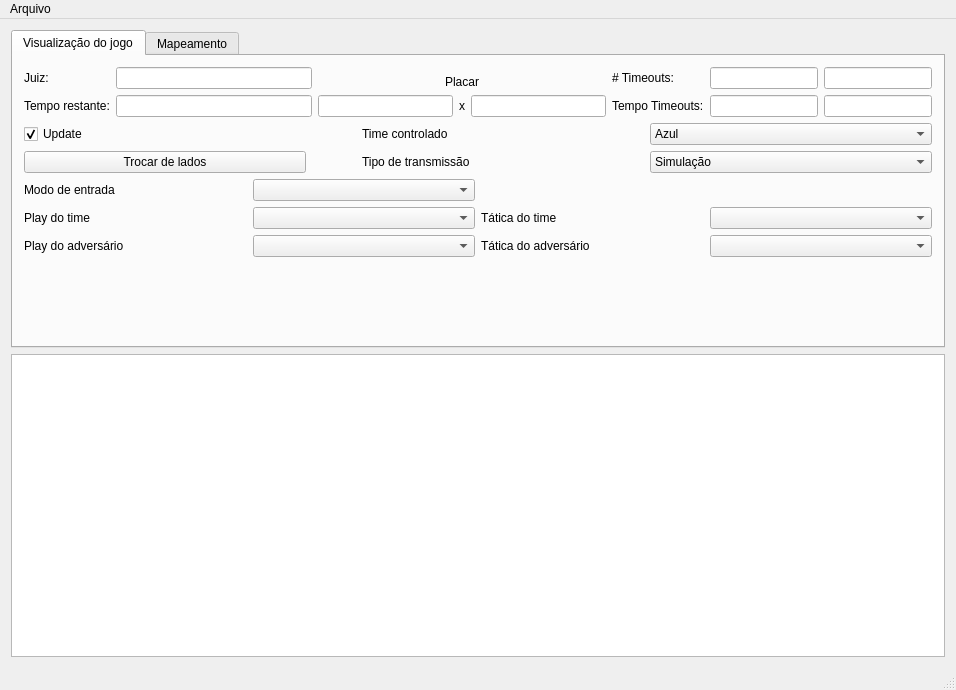
<?xml version="1.0" encoding="UTF-8"?>
<ui version="4.0">
 <class>GraphicalIntelligenceClass</class>
 <widget class="QMainWindow" name="GraphicalIntelligenceClass">
  <property name="geometry">
   <rect>
    <x>0</x>
    <y>0</y>
    <width>956</width>
    <height>690</height>
   </rect>
  </property>
  <property name="windowTitle">
   <string>GraphicalIntelligence</string>
  </property>
  <widget class="QWidget" name="centralWidget">
   <layout class="QGridLayout" name="gridLayout_3">
    <item row="2" column="0">
     <widget class="StageView" name="stageView">
      <property name="sizePolicy">
       <sizepolicy hsizetype="Expanding" vsizetype="Expanding">
        <horstretch>0</horstretch>
        <verstretch>0</verstretch>
       </sizepolicy>
      </property>
     </widget>
    </item>
    <item row="0" column="0">
     <widget class="QTabWidget" name="tabWidget">
      <property name="sizePolicy">
       <sizepolicy hsizetype="Expanding" vsizetype="Minimum">
        <horstretch>0</horstretch>
        <verstretch>0</verstretch>
       </sizepolicy>
      </property>
      <property name="currentIndex">
       <number>0</number>
      </property>
      <widget class="QWidget" name="tab">
       <attribute name="title">
        <string>Visualização do jogo</string>
       </attribute>
       <layout class="QVBoxLayout" name="verticalLayout_4">
        <item>
         <layout class="QHBoxLayout" name="horizontalLayout_2">
          <item>
           <layout class="QGridLayout" name="gridLayout_2">
            <item row="0" column="1">
             <widget class="QLineEdit" name="txtJuiz"/>
            </item>
            <item row="1" column="0">
             <widget class="QLabel" name="lblTempoJogo">
              <property name="text">
               <string>Tempo restante:</string>
              </property>
             </widget>
            </item>
            <item row="1" column="1">
             <widget class="QLineEdit" name="txtTempoJogo"/>
            </item>
            <item row="0" column="0">
             <widget class="QLabel" name="lblJuiz">
              <property name="text">
               <string>Juiz:</string>
              </property>
             </widget>
            </item>
           </layout>
          </item>
          <item>
           <layout class="QVBoxLayout" name="verticalLayout">
            <item>
             <widget class="QLabel" name="lblPlacar">
              <property name="text">
               <string>Placar</string>
              </property>
              <property name="alignment">
               <set>Qt::AlignBottom|Qt::AlignHCenter</set>
              </property>
             </widget>
            </item>
            <item>
             <layout class="QHBoxLayout" name="horizontalLayout">
              <item>
               <widget class="QLineEdit" name="txtPlacarAmarelo"/>
              </item>
              <item>
               <widget class="QLabel" name="lblX">
                <property name="text">
                 <string>x</string>
                </property>
               </widget>
              </item>
              <item>
               <widget class="QLineEdit" name="txtPlacarAzul"/>
              </item>
             </layout>
            </item>
           </layout>
          </item>
          <item>
           <layout class="QGridLayout" name="gridLayout">
            <item row="0" column="0">
             <widget class="QLabel" name="lblNrTimeouts">
              <property name="text">
               <string># Timeouts:</string>
              </property>
             </widget>
            </item>
            <item row="0" column="1">
             <widget class="QLineEdit" name="txtNrTimeoutsAzul"/>
            </item>
            <item row="1" column="0">
             <widget class="QLabel" name="lblTempoTimeouts">
              <property name="text">
               <string>Tempo Timeouts:</string>
              </property>
             </widget>
            </item>
            <item row="1" column="1">
             <widget class="QLineEdit" name="txtTempoTimeoutsAzul"/>
            </item>
            <item row="0" column="2">
             <widget class="QLineEdit" name="txtNrTimeoutsAmarelo"/>
            </item>
            <item row="1" column="2">
             <widget class="QLineEdit" name="txtTempoTimeoutsAmarelo"/>
            </item>
           </layout>
          </item>
         </layout>
        </item>
        <item>
         <layout class="QHBoxLayout" name="horizontalLayout_5">
          <item>
           <layout class="QHBoxLayout" name="horizontalLayout_3">
            <item>
             <widget class="QCheckBox" name="chkUpdate">
              <property name="text">
               <string>Update</string>
              </property>
              <property name="checked">
               <bool>true</bool>
              </property>
             </widget>
            </item>
           </layout>
          </item>
          <item>
           <spacer name="horizontalSpacer_2">
            <property name="orientation">
             <enum>Qt::Horizontal</enum>
            </property>
            <property name="sizeType">
             <enum>QSizePolicy::Fixed</enum>
            </property>
            <property name="sizeHint" stdset="0">
             <size>
              <width>50</width>
              <height>20</height>
             </size>
            </property>
           </spacer>
          </item>
          <item>
           <widget class="QLabel" name="label_5">
            <property name="text">
             <string>Time controlado</string>
            </property>
           </widget>
          </item>
          <item>
           <widget class="QComboBox" name="cmbOurTeam">
            <item>
             <property name="text">
              <string>Azul</string>
             </property>
            </item>
            <item>
             <property name="text">
              <string>Amarelo</string>
             </property>
            </item>
           </widget>
          </item>
         </layout>
        </item>
        <item>
         <layout class="QHBoxLayout" name="horizontalLayout_7">
          <item>
           <widget class="QPushButton" name="btnChangeSides">
            <property name="text">
             <string>Trocar de lados</string>
            </property>
           </widget>
          </item>
          <item>
           <spacer name="horizontalSpacer">
            <property name="orientation">
             <enum>Qt::Horizontal</enum>
            </property>
            <property name="sizeType">
             <enum>QSizePolicy::Fixed</enum>
            </property>
            <property name="sizeHint" stdset="0">
             <size>
              <width>50</width>
              <height>20</height>
             </size>
            </property>
           </spacer>
          </item>
          <item>
           <widget class="QLabel" name="label_2">
            <property name="text">
             <string>Tipo de transmissão</string>
            </property>
           </widget>
          </item>
          <item>
           <widget class="QComboBox" name="cmbSelectOutput">
            <item>
             <property name="text">
              <string>Simulação</string>
             </property>
            </item>
            <item>
             <property name="text">
              <string>Transmissor</string>
             </property>
            </item>
           </widget>
          </item>
         </layout>
        </item>
        <item>
         <layout class="QGridLayout" name="gridLayout_6">
          <item row="0" column="0">
           <widget class="QLabel" name="label_7">
            <property name="text">
             <string>Modo de entrada</string>
            </property>
           </widget>
          </item>
          <item row="0" column="1">
           <widget class="QComboBox" name="cmbSelectMode"/>
          </item>
          <item row="1" column="0">
           <widget class="QLabel" name="label_3">
            <property name="text">
             <string>Play do time</string>
            </property>
           </widget>
          </item>
          <item row="1" column="1">
           <widget class="QComboBox" name="cmbSelectPlayOurs"/>
          </item>
          <item row="1" column="2">
           <widget class="QLabel" name="label_6">
            <property name="text">
             <string>Tática do time</string>
            </property>
           </widget>
          </item>
          <item row="1" column="3">
           <widget class="QComboBox" name="cmbSelectTacticOurs"/>
          </item>
          <item row="2" column="0">
           <widget class="QLabel" name="label_4">
            <property name="text">
             <string>Play do adversário</string>
            </property>
           </widget>
          </item>
          <item row="2" column="1">
           <widget class="QComboBox" name="cmbSelectPlayTheirs"/>
          </item>
          <item row="2" column="2">
           <widget class="QLabel" name="label_8">
            <property name="text">
             <string>Tática do adversário</string>
            </property>
           </widget>
          </item>
          <item row="2" column="3">
           <widget class="QComboBox" name="cmbSelectTacticTheirs"/>
          </item>
         </layout>
        </item>
        <item>
         <spacer name="verticalSpacer_2">
          <property name="orientation">
           <enum>Qt::Vertical</enum>
          </property>
          <property name="sizeHint" stdset="0">
           <size>
            <width>20</width>
            <height>40</height>
           </size>
          </property>
         </spacer>
        </item>
       </layout>
      </widget>
      <widget class="QWidget" name="tab_1">
       <attribute name="title">
        <string>Mapeamento</string>
       </attribute>
       <layout class="QGridLayout" name="gridLayout_5">
        <item row="7" column="3">
         <widget class="QComboBox" name="cmbRobot_2">
          <property name="sizePolicy">
           <sizepolicy hsizetype="Minimum" vsizetype="Fixed">
            <horstretch>0</horstretch>
            <verstretch>0</verstretch>
           </sizepolicy>
          </property>
          <property name="currentIndex">
           <number>2</number>
          </property>
          <item>
           <property name="text">
            <string>0</string>
           </property>
          </item>
          <item>
           <property name="text">
            <string>1</string>
           </property>
          </item>
          <item>
           <property name="text">
            <string>2</string>
           </property>
          </item>
          <item>
           <property name="text">
            <string>3</string>
           </property>
          </item>
          <item>
           <property name="text">
            <string>4</string>
           </property>
          </item>
          <item>
           <property name="text">
            <string>5</string>
           </property>
          </item>
          <item>
           <property name="text">
            <string>6</string>
           </property>
          </item>
          <item>
           <property name="text">
            <string>7</string>
           </property>
          </item>
          <item>
           <property name="text">
            <string>8</string>
           </property>
          </item>
          <item>
           <property name="text">
            <string>9</string>
           </property>
          </item>
         </widget>
        </item>
        <item row="5" column="1">
         <widget class="QLabel" name="label_9">
          <property name="text">
           <string>Robo 0</string>
          </property>
         </widget>
        </item>
        <item row="7" column="1">
         <widget class="QLabel" name="label_11">
          <property name="text">
           <string>Robo 2</string>
          </property>
         </widget>
        </item>
        <item row="6" column="3">
         <widget class="QComboBox" name="cmbRobot_1">
          <property name="sizePolicy">
           <sizepolicy hsizetype="Minimum" vsizetype="Fixed">
            <horstretch>0</horstretch>
            <verstretch>0</verstretch>
           </sizepolicy>
          </property>
          <property name="currentIndex">
           <number>1</number>
          </property>
          <item>
           <property name="text">
            <string>0</string>
           </property>
          </item>
          <item>
           <property name="text">
            <string>1</string>
           </property>
          </item>
          <item>
           <property name="text">
            <string>2</string>
           </property>
          </item>
          <item>
           <property name="text">
            <string>3</string>
           </property>
          </item>
          <item>
           <property name="text">
            <string>4</string>
           </property>
          </item>
          <item>
           <property name="text">
            <string>5</string>
           </property>
          </item>
          <item>
           <property name="text">
            <string>6</string>
           </property>
          </item>
          <item>
           <property name="text">
            <string>7</string>
           </property>
          </item>
          <item>
           <property name="text">
            <string>8</string>
           </property>
          </item>
          <item>
           <property name="text">
            <string>9</string>
           </property>
          </item>
         </widget>
        </item>
        <item row="6" column="1">
         <widget class="QLabel" name="label_10">
          <property name="text">
           <string>Robo 1</string>
          </property>
         </widget>
        </item>
        <item row="2" column="1">
         <widget class="QLabel" name="label">
          <property name="text">
           <string>Tamanho do campo</string>
          </property>
         </widget>
        </item>
        <item row="2" column="3">
         <widget class="QLineEdit" name="txtStageWidth">
          <property name="sizePolicy">
           <sizepolicy hsizetype="Minimum" vsizetype="Fixed">
            <horstretch>0</horstretch>
            <verstretch>0</verstretch>
           </sizepolicy>
          </property>
         </widget>
        </item>
        <item row="2" column="4">
         <widget class="QLineEdit" name="txtStageLenght">
          <property name="sizePolicy">
           <sizepolicy hsizetype="Minimum" vsizetype="Fixed">
            <horstretch>0</horstretch>
            <verstretch>0</verstretch>
           </sizepolicy>
          </property>
         </widget>
        </item>
        <item row="8" column="1">
         <widget class="QLabel" name="label_12">
          <property name="text">
           <string>Robo 3</string>
          </property>
         </widget>
        </item>
        <item row="8" column="3">
         <widget class="QComboBox" name="cmbRobot_3">
          <property name="sizePolicy">
           <sizepolicy hsizetype="Minimum" vsizetype="Fixed">
            <horstretch>0</horstretch>
            <verstretch>0</verstretch>
           </sizepolicy>
          </property>
          <property name="currentIndex">
           <number>3</number>
          </property>
          <item>
           <property name="text">
            <string>0</string>
           </property>
          </item>
          <item>
           <property name="text">
            <string>1</string>
           </property>
          </item>
          <item>
           <property name="text">
            <string>2</string>
           </property>
          </item>
          <item>
           <property name="text">
            <string>3</string>
           </property>
          </item>
          <item>
           <property name="text">
            <string>4</string>
           </property>
          </item>
          <item>
           <property name="text">
            <string>5</string>
           </property>
          </item>
          <item>
           <property name="text">
            <string>6</string>
           </property>
          </item>
          <item>
           <property name="text">
            <string>7</string>
           </property>
          </item>
          <item>
           <property name="text">
            <string>8</string>
           </property>
          </item>
          <item>
           <property name="text">
            <string>9</string>
           </property>
          </item>
         </widget>
        </item>
        <item row="9" column="1">
         <widget class="QLabel" name="label_13">
          <property name="text">
           <string>Robo 4</string>
          </property>
         </widget>
        </item>
        <item row="9" column="3">
         <widget class="QComboBox" name="cmbRobot_4">
          <property name="sizePolicy">
           <sizepolicy hsizetype="Minimum" vsizetype="Fixed">
            <horstretch>0</horstretch>
            <verstretch>0</verstretch>
           </sizepolicy>
          </property>
          <property name="currentIndex">
           <number>4</number>
          </property>
          <item>
           <property name="text">
            <string>0</string>
           </property>
          </item>
          <item>
           <property name="text">
            <string>1</string>
           </property>
          </item>
          <item>
           <property name="text">
            <string>2</string>
           </property>
          </item>
          <item>
           <property name="text">
            <string>3</string>
           </property>
          </item>
          <item>
           <property name="text">
            <string>4</string>
           </property>
          </item>
          <item>
           <property name="text">
            <string>5</string>
           </property>
          </item>
          <item>
           <property name="text">
            <string>6</string>
           </property>
          </item>
          <item>
           <property name="text">
            <string>7</string>
           </property>
          </item>
          <item>
           <property name="text">
            <string>8</string>
           </property>
          </item>
          <item>
           <property name="text">
            <string>9</string>
           </property>
          </item>
         </widget>
        </item>
        <item row="10" column="1">
         <widget class="QLabel" name="label_14">
          <property name="text">
           <string>Robo 5</string>
          </property>
         </widget>
        </item>
        <item row="10" column="3">
         <widget class="QComboBox" name="cmbRobot_5">
          <property name="sizePolicy">
           <sizepolicy hsizetype="Minimum" vsizetype="Fixed">
            <horstretch>0</horstretch>
            <verstretch>0</verstretch>
           </sizepolicy>
          </property>
          <property name="currentIndex">
           <number>5</number>
          </property>
          <item>
           <property name="text">
            <string>0</string>
           </property>
          </item>
          <item>
           <property name="text">
            <string>1</string>
           </property>
          </item>
          <item>
           <property name="text">
            <string>2</string>
           </property>
          </item>
          <item>
           <property name="text">
            <string>3</string>
           </property>
          </item>
          <item>
           <property name="text">
            <string>4</string>
           </property>
          </item>
          <item>
           <property name="text">
            <string>5</string>
           </property>
          </item>
          <item>
           <property name="text">
            <string>6</string>
           </property>
          </item>
          <item>
           <property name="text">
            <string>7</string>
           </property>
          </item>
          <item>
           <property name="text">
            <string>8</string>
           </property>
          </item>
          <item>
           <property name="text">
            <string>9</string>
           </property>
          </item>
         </widget>
        </item>
        <item row="5" column="3">
         <widget class="QComboBox" name="cmbRobot_0">
          <property name="sizePolicy">
           <sizepolicy hsizetype="Minimum" vsizetype="Fixed">
            <horstretch>0</horstretch>
            <verstretch>0</verstretch>
           </sizepolicy>
          </property>
          <item>
           <property name="text">
            <string>0</string>
           </property>
          </item>
          <item>
           <property name="text">
            <string>1</string>
           </property>
          </item>
          <item>
           <property name="text">
            <string>2</string>
           </property>
          </item>
          <item>
           <property name="text">
            <string>3</string>
           </property>
          </item>
          <item>
           <property name="text">
            <string>4</string>
           </property>
          </item>
          <item>
           <property name="text">
            <string>5</string>
           </property>
          </item>
          <item>
           <property name="text">
            <string>6</string>
           </property>
          </item>
          <item>
           <property name="text">
            <string>7</string>
           </property>
          </item>
          <item>
           <property name="text">
            <string>8</string>
           </property>
          </item>
          <item>
           <property name="text">
            <string>9</string>
           </property>
          </item>
         </widget>
        </item>
        <item row="5" column="4">
         <widget class="QLineEdit" name="kickAbilityU0">
          <property name="sizePolicy">
           <sizepolicy hsizetype="Minimum" vsizetype="Fixed">
            <horstretch>0</horstretch>
            <verstretch>0</verstretch>
           </sizepolicy>
          </property>
         </widget>
        </item>
        <item row="6" column="4">
         <widget class="QLineEdit" name="kickAbilityU1">
          <property name="sizePolicy">
           <sizepolicy hsizetype="Minimum" vsizetype="Fixed">
            <horstretch>0</horstretch>
            <verstretch>0</verstretch>
           </sizepolicy>
          </property>
         </widget>
        </item>
        <item row="7" column="4">
         <widget class="QLineEdit" name="kickAbilityU2">
          <property name="sizePolicy">
           <sizepolicy hsizetype="Minimum" vsizetype="Fixed">
            <horstretch>0</horstretch>
            <verstretch>0</verstretch>
           </sizepolicy>
          </property>
         </widget>
        </item>
        <item row="8" column="4">
         <widget class="QLineEdit" name="kickAbilityU3">
          <property name="sizePolicy">
           <sizepolicy hsizetype="Minimum" vsizetype="Fixed">
            <horstretch>0</horstretch>
            <verstretch>0</verstretch>
           </sizepolicy>
          </property>
         </widget>
        </item>
        <item row="9" column="4">
         <widget class="QLineEdit" name="kickAbilityU4">
          <property name="sizePolicy">
           <sizepolicy hsizetype="Minimum" vsizetype="Fixed">
            <horstretch>0</horstretch>
            <verstretch>0</verstretch>
           </sizepolicy>
          </property>
         </widget>
        </item>
        <item row="10" column="4">
         <widget class="QLineEdit" name="kickAbilityU5">
          <property name="sizePolicy">
           <sizepolicy hsizetype="Minimum" vsizetype="Fixed">
            <horstretch>0</horstretch>
            <verstretch>0</verstretch>
           </sizepolicy>
          </property>
         </widget>
        </item>
        <item row="3" column="3">
         <widget class="QLabel" name="label_21">
          <property name="sizePolicy">
           <sizepolicy hsizetype="Minimum" vsizetype="Preferred">
            <horstretch>0</horstretch>
            <verstretch>0</verstretch>
           </sizepolicy>
          </property>
          <property name="text">
           <string>Padrão mapeado</string>
          </property>
         </widget>
        </item>
        <item row="3" column="4">
         <widget class="QLabel" name="label_22">
          <property name="sizePolicy">
           <sizepolicy hsizetype="Minimum" vsizetype="Preferred">
            <horstretch>0</horstretch>
            <verstretch>0</verstretch>
           </sizepolicy>
          </property>
          <property name="text">
           <string>Qualidade do chute</string>
          </property>
         </widget>
        </item>
        <item row="0" column="1">
         <widget class="QLabel" name="label_24">
          <property name="text">
           <string>Goleiro</string>
          </property>
         </widget>
        </item>
        <item row="0" column="3">
         <widget class="QComboBox" name="cmbGoalkeeper">
          <property name="sizePolicy">
           <sizepolicy hsizetype="Minimum" vsizetype="Fixed">
            <horstretch>0</horstretch>
            <verstretch>0</verstretch>
           </sizepolicy>
          </property>
          <item>
           <property name="text">
            <string>0</string>
           </property>
          </item>
          <item>
           <property name="text">
            <string>1</string>
           </property>
          </item>
          <item>
           <property name="text">
            <string>2</string>
           </property>
          </item>
          <item>
           <property name="text">
            <string>3</string>
           </property>
          </item>
          <item>
           <property name="text">
            <string>4</string>
           </property>
          </item>
          <item>
           <property name="text">
            <string>5</string>
           </property>
          </item>
         </widget>
        </item>
        <item row="1" column="3">
         <widget class="QComboBox" name="cmbPenalty">
          <property name="sizePolicy">
           <sizepolicy hsizetype="Minimum" vsizetype="Fixed">
            <horstretch>0</horstretch>
            <verstretch>0</verstretch>
           </sizepolicy>
          </property>
          <item>
           <property name="text">
            <string>0</string>
           </property>
          </item>
          <item>
           <property name="text">
            <string>1</string>
           </property>
          </item>
          <item>
           <property name="text">
            <string>2</string>
           </property>
          </item>
          <item>
           <property name="text">
            <string>3</string>
           </property>
          </item>
          <item>
           <property name="text">
            <string>4</string>
           </property>
          </item>
          <item>
           <property name="text">
            <string>5</string>
           </property>
          </item>
         </widget>
        </item>
        <item row="1" column="1">
         <widget class="QLabel" name="label_23">
          <property name="text">
           <string>Cobrador de pênalti</string>
          </property>
         </widget>
        </item>
        <item row="10" column="6">
         <widget class="QLabel" name="label_20">
          <property name="text">
           <string>Adversário 5</string>
          </property>
         </widget>
        </item>
        <item row="9" column="6">
         <widget class="QLabel" name="label_19">
          <property name="text">
           <string>Adversário 4</string>
          </property>
         </widget>
        </item>
        <item row="8" column="6">
         <widget class="QLabel" name="label_18">
          <property name="text">
           <string>Adversário 3</string>
          </property>
         </widget>
        </item>
        <item row="7" column="6">
         <widget class="QLabel" name="label_17">
          <property name="text">
           <string>Adversário 2</string>
          </property>
         </widget>
        </item>
        <item row="6" column="6">
         <widget class="QLabel" name="label_16">
          <property name="text">
           <string>Adversário 1</string>
          </property>
         </widget>
        </item>
        <item row="5" column="6">
         <widget class="QLabel" name="label_15">
          <property name="text">
           <string>Adversário 0</string>
          </property>
         </widget>
        </item>
        <item row="7" column="7">
         <widget class="QComboBox" name="cmbAdversary_2">
          <property name="currentIndex">
           <number>2</number>
          </property>
          <item>
           <property name="text">
            <string>0</string>
           </property>
          </item>
          <item>
           <property name="text">
            <string>1</string>
           </property>
          </item>
          <item>
           <property name="text">
            <string>2</string>
           </property>
          </item>
          <item>
           <property name="text">
            <string>3</string>
           </property>
          </item>
          <item>
           <property name="text">
            <string>4</string>
           </property>
          </item>
          <item>
           <property name="text">
            <string>5</string>
           </property>
          </item>
          <item>
           <property name="text">
            <string>6</string>
           </property>
          </item>
          <item>
           <property name="text">
            <string>7</string>
           </property>
          </item>
          <item>
           <property name="text">
            <string>8</string>
           </property>
          </item>
          <item>
           <property name="text">
            <string>9</string>
           </property>
          </item>
         </widget>
        </item>
        <item row="6" column="7">
         <widget class="QComboBox" name="cmbAdversary_1">
          <property name="currentIndex">
           <number>1</number>
          </property>
          <item>
           <property name="text">
            <string>0</string>
           </property>
          </item>
          <item>
           <property name="text">
            <string>1</string>
           </property>
          </item>
          <item>
           <property name="text">
            <string>2</string>
           </property>
          </item>
          <item>
           <property name="text">
            <string>3</string>
           </property>
          </item>
          <item>
           <property name="text">
            <string>4</string>
           </property>
          </item>
          <item>
           <property name="text">
            <string>5</string>
           </property>
          </item>
          <item>
           <property name="text">
            <string>6</string>
           </property>
          </item>
          <item>
           <property name="text">
            <string>7</string>
           </property>
          </item>
          <item>
           <property name="text">
            <string>8</string>
           </property>
          </item>
          <item>
           <property name="text">
            <string>9</string>
           </property>
          </item>
         </widget>
        </item>
        <item row="5" column="7">
         <widget class="QComboBox" name="cmbAdversary_0">
          <item>
           <property name="text">
            <string>0</string>
           </property>
          </item>
          <item>
           <property name="text">
            <string>1</string>
           </property>
          </item>
          <item>
           <property name="text">
            <string>2</string>
           </property>
          </item>
          <item>
           <property name="text">
            <string>3</string>
           </property>
          </item>
          <item>
           <property name="text">
            <string>4</string>
           </property>
          </item>
          <item>
           <property name="text">
            <string>5</string>
           </property>
          </item>
          <item>
           <property name="text">
            <string>6</string>
           </property>
          </item>
          <item>
           <property name="text">
            <string>7</string>
           </property>
          </item>
          <item>
           <property name="text">
            <string>8</string>
           </property>
          </item>
          <item>
           <property name="text">
            <string>9</string>
           </property>
          </item>
         </widget>
        </item>
        <item row="6" column="8">
         <widget class="QLineEdit" name="kickAbilityT1"/>
        </item>
        <item row="5" column="8">
         <widget class="QLineEdit" name="kickAbilityT0"/>
        </item>
        <item row="8" column="7">
         <widget class="QComboBox" name="cmbAdversary_3">
          <property name="currentIndex">
           <number>3</number>
          </property>
          <item>
           <property name="text">
            <string>0</string>
           </property>
          </item>
          <item>
           <property name="text">
            <string>1</string>
           </property>
          </item>
          <item>
           <property name="text">
            <string>2</string>
           </property>
          </item>
          <item>
           <property name="text">
            <string>3</string>
           </property>
          </item>
          <item>
           <property name="text">
            <string>4</string>
           </property>
          </item>
          <item>
           <property name="text">
            <string>5</string>
           </property>
          </item>
          <item>
           <property name="text">
            <string>6</string>
           </property>
          </item>
          <item>
           <property name="text">
            <string>7</string>
           </property>
          </item>
          <item>
           <property name="text">
            <string>8</string>
           </property>
          </item>
          <item>
           <property name="text">
            <string>9</string>
           </property>
          </item>
         </widget>
        </item>
        <item row="9" column="7">
         <widget class="QComboBox" name="cmbAdversary_4">
          <property name="currentIndex">
           <number>4</number>
          </property>
          <item>
           <property name="text">
            <string>0</string>
           </property>
          </item>
          <item>
           <property name="text">
            <string>1</string>
           </property>
          </item>
          <item>
           <property name="text">
            <string>2</string>
           </property>
          </item>
          <item>
           <property name="text">
            <string>3</string>
           </property>
          </item>
          <item>
           <property name="text">
            <string>4</string>
           </property>
          </item>
          <item>
           <property name="text">
            <string>5</string>
           </property>
          </item>
          <item>
           <property name="text">
            <string>6</string>
           </property>
          </item>
          <item>
           <property name="text">
            <string>7</string>
           </property>
          </item>
          <item>
           <property name="text">
            <string>8</string>
           </property>
          </item>
          <item>
           <property name="text">
            <string>9</string>
           </property>
          </item>
         </widget>
        </item>
        <item row="10" column="7">
         <widget class="QComboBox" name="cmbAdversary_5">
          <property name="currentIndex">
           <number>5</number>
          </property>
          <item>
           <property name="text">
            <string>0</string>
           </property>
          </item>
          <item>
           <property name="text">
            <string>1</string>
           </property>
          </item>
          <item>
           <property name="text">
            <string>2</string>
           </property>
          </item>
          <item>
           <property name="text">
            <string>3</string>
           </property>
          </item>
          <item>
           <property name="text">
            <string>4</string>
           </property>
          </item>
          <item>
           <property name="text">
            <string>5</string>
           </property>
          </item>
          <item>
           <property name="text">
            <string>6</string>
           </property>
          </item>
          <item>
           <property name="text">
            <string>7</string>
           </property>
          </item>
          <item>
           <property name="text">
            <string>8</string>
           </property>
          </item>
          <item>
           <property name="text">
            <string>9</string>
           </property>
          </item>
         </widget>
        </item>
        <item row="7" column="8">
         <widget class="QLineEdit" name="kickAbilityT2"/>
        </item>
        <item row="8" column="8">
         <widget class="QLineEdit" name="kickAbilityT3"/>
        </item>
        <item row="9" column="8">
         <widget class="QLineEdit" name="kickAbilityT4"/>
        </item>
        <item row="10" column="8">
         <widget class="QLineEdit" name="kickAbilityT5"/>
        </item>
        <item row="3" column="8">
         <widget class="QLabel" name="label_25">
          <property name="sizePolicy">
           <sizepolicy hsizetype="Minimum" vsizetype="Preferred">
            <horstretch>0</horstretch>
            <verstretch>0</verstretch>
           </sizepolicy>
          </property>
          <property name="text">
           <string>Qualidade do chute</string>
          </property>
         </widget>
        </item>
        <item row="3" column="7">
         <widget class="QLabel" name="label_26">
          <property name="sizePolicy">
           <sizepolicy hsizetype="Minimum" vsizetype="Preferred">
            <horstretch>0</horstretch>
            <verstretch>0</verstretch>
           </sizepolicy>
          </property>
          <property name="text">
           <string>Padrão mapeado</string>
          </property>
         </widget>
        </item>
        <item row="2" column="5">
         <spacer name="horizontalSpacer_3">
          <property name="orientation">
           <enum>Qt::Horizontal</enum>
          </property>
          <property name="sizeHint" stdset="0">
           <size>
            <width>40</width>
            <height>20</height>
           </size>
          </property>
         </spacer>
        </item>
       </layout>
      </widget>
     </widget>
    </item>
   </layout>
  </widget>
  <widget class="QMenuBar" name="menuBar">
   <property name="geometry">
    <rect>
     <x>0</x>
     <y>0</y>
     <width>956</width>
     <height>21</height>
    </rect>
   </property>
   <widget class="QMenu" name="menuArquivo">
    <property name="title">
     <string>Arquivo</string>
    </property>
    <addaction name="actionSair"/>
   </widget>
   <addaction name="menuArquivo"/>
  </widget>
  <widget class="QStatusBar" name="statusBar"/>
  <action name="actionSair">
   <property name="text">
    <string>Sair</string>
   </property>
  </action>
  <action name="actionEditar_vari_veis_de_estado">
   <property name="text">
    <string>Editar variáveis de estado</string>
   </property>
  </action>
 </widget>
 <layoutdefault spacing="6" margin="11"/>
 <customwidgets>
  <customwidget>
   <class>StageView</class>
   <extends>QGraphicsView</extends>
   <header>roboime.clients.stageview</header>
  </customwidget>
 </customwidgets>
 <resources/>
 <connections>
  <connection>
   <sender>actionSair</sender>
   <signal>triggered()</signal>
   <receiver>GraphicalIntelligenceClass</receiver>
   <slot>close()</slot>
   <hints>
    <hint type="sourcelabel">
     <x>-1</x>
     <y>-1</y>
    </hint>
    <hint type="destinationlabel">
     <x>527</x>
     <y>214</y>
    </hint>
   </hints>
  </connection>
 </connections>
</ui>
